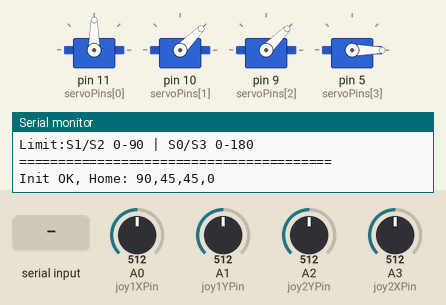
Simulated run of this sketch. Board: Arduino Uno, built with avr-gcc and run on an emulated ATmega328P. Shown: 4 × servo, the last lines printed to the serial monitor. The test bench sets the inputs (shaded band); at power-on: A1 (joy1YPin) = 512, A0 (joy1XPin) = 512, A2 (joy2YPin) = 512, A3 (joy2XPin) = 512.

Above: at 1.5 s.
1.6 s: "h 1\n" received over Serial
At 2.31 s:
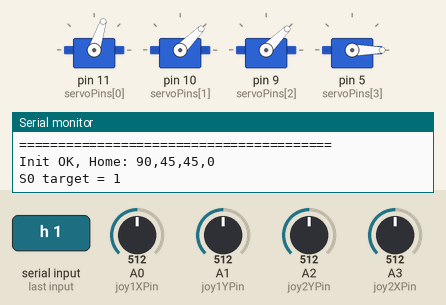
4.6 s: A1 (joy1YPin) set to 562
6.1 s: A1 (joy1YPin) set to 580
At 8.8 s:
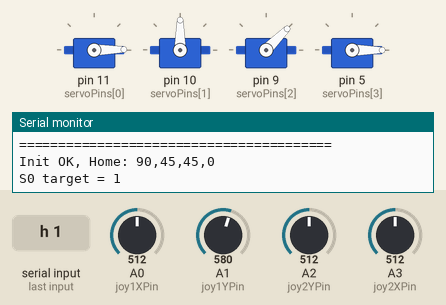
9.1 s: A0 (joy1XPin) set to 558
10.6 s: A0 (joy1XPin) set to 586
At 11.91 s:
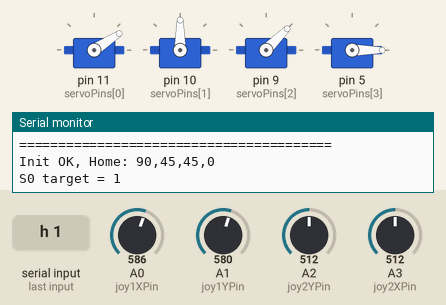
13.6 s: A2 (joy2YPin) set to 559
16.6 s: A2 (joy2YPin) set to 580
At 17.03 s:
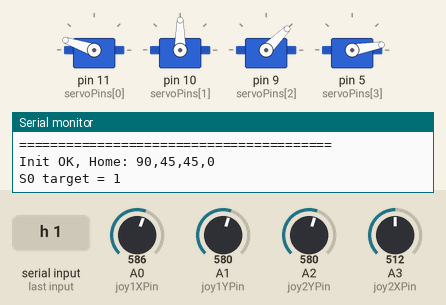
Timing chart, 0 to 22.5 s (numbered marks = the images above; inputs shaded):
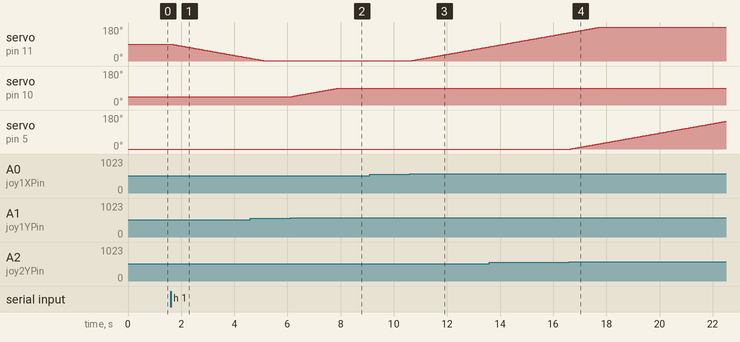

The sketch:

arm_control.ino
```cpp
/*
 * Servo Arm Control System
 * Main Controller: Arduino UNO R3
 *
 * Hardware:
 * - 2x Dual-axis Joystick Modules
 * - 4x MG995 Servo Motors
 * - No LED
 *
 * Control Methods:
 * 1. Joystick Control - Physical joysticks
 * 2. Serial Commands - Arduino IDE Serial Monitor
 * 3. Python GUI - Computer interface
 * Modify: Remove servo4, Servo3 init angle 0, S1/S2 range 0-90 init 45, no auto refresh status
 */
#include <Servo.h>

// ===================== PIN DEFINITIONS =====================
const int joy1XPin = A0;
const int joy1YPin = A1;
const int joy1BtnPin = 2;

const int joy2XPin = A3;
const int joy2YPin = A2;
const int joy2BtnPin = 4;

const int servoPins[] = {11, 10, 9, 5};
const int SERVO_COUNT = 4;

// ===================== GLOBAL ADJUST PARAMETERS =====================
const int deadZone     = 60;
const int joyStep      = 1;
const int moveDelay    = 40;
const int btnDebounce  = 80;
const int btnStep      = 3;
const int smoothStep   = 1;

const int MAX_ANGLE_NORMAL = 180;
const int MAX_ANGLE_LIMITED = 90;
const int MIN_ANGLE        = 0;

// ===================== GLOBAL VARIABLES =====================
Servo servos[SERVO_COUNT];
// S0:90, S1:45, S2:45, S3:0, removed S4
int angles[SERVO_COUNT]  = {90, 45, 45, 0};
int targets[SERVO_COUNT]= {90, 45, 45, 0};

unsigned long lastMoveTick = 0;
unsigned long lastBtn1Tick  = 0;
unsigned long lastBtn2Tick  = 0;

String serialBuffer = "";

// ===================== SETUP =====================
void setup() {
  pinMode(joy1BtnPin, INPUT_PULLUP);
  pinMode(joy2BtnPin, INPUT_PULLUP);

  for(int i = 0; i < SERVO_COUNT; i++){
    servos[i].attach(servoPins[i]);
    servos[i].write(angles[i]);
    delay(30);
  }

  Serial.begin(9600);
  while(!Serial) delay(10);

  printHelpInfo();
  Serial.print("Init OK, Home: ");
  printNumArray(angles, SERVO_COUNT);
}

// ===================== MAIN LOOP =====================
void loop() {
  unsigned long nowMs = millis();

  if(nowMs - lastMoveTick < moveDelay){
    return;
  }
  lastMoveTick = nowMs;

  handleSerialInput();
  smoothServoMove();
  handleJoysticks();
}

// ===================== SMOOTH SERVO INTERPOLATION =====================
void smoothServoMove(){
  for(int i = 0; i < SERVO_COUNT; i++){
    if(angles[i] < targets[i]){
      angles[i] += smoothStep;
      if(angles[i] > targets[i]) angles[i] = targets[i];
    }else if(angles[i] > targets[i]){
      angles[i] -= smoothStep;
      if(angles[i] < targets[i]) angles[i] = targets[i];
    }
    servos[i].write(angles[i]);
  }
}

// ===================== JOYSTICK PROCESS =====================
void handleJoysticks(){
  int j1X = analogRead(joy1XPin) - 512;
  int j1Y = analogRead(joy1YPin) - 512;
  int j2X = analogRead(joy2XPin) - 512;
  int j2Y = analogRead(joy2YPin) - 512;

  if(j1X < -deadZone) targets[0] = constrain(targets[0] - joyStep, MIN_ANGLE, MAX_ANGLE_NORMAL);
  else if(j1X > deadZone) targets[0] = constrain(targets[0] + joyStep, MIN_ANGLE, MAX_ANGLE_NORMAL);

  if(j1Y < -deadZone) targets[1] = constrain(targets[1] - joyStep, MIN_ANGLE, MAX_ANGLE_LIMITED);
  else if(j1Y > deadZone) targets[1] = constrain(targets[1] + joyStep, MIN_ANGLE, MAX_ANGLE_LIMITED);

  if(j2X < -deadZone) targets[2] = constrain(targets[2] - joyStep, MIN_ANGLE, MAX_ANGLE_LIMITED);
  else if(j2X > deadZone) targets[2] = constrain(targets[2] + joyStep, MIN_ANGLE, MAX_ANGLE_LIMITED);

  if(j2Y < -deadZone) targets[3] = constrain(targets[3] - joyStep, MIN_ANGLE, MAX_ANGLE_NORMAL);
  else if(j2Y > deadZone) targets[3] = constrain(targets[3] + joyStep, MIN_ANGLE, MAX_ANGLE_NORMAL);
}

// ===================== SERIAL DATA PROCESS =====================
void handleSerialInput(){
  while(Serial.available() > 0){
    char ch = Serial.read();
    if(ch == '\n' || ch == '\r'){
      if(serialBuffer.length() > 0){
        parseSerialCommand(serialBuffer);
        serialBuffer = "";
      }
    }else{
      if((ch >= '0' && ch <= '9') || ch == ' ' || ch == 'h' || ch == 's'){
        serialBuffer += ch;
      }
    }
  }
}

void parseSerialCommand(String cmd){
  cmd.trim();
  if(cmd.length() == 0) return;

  if(cmd == "h" || cmd == "help"){
    printHelpInfo();
    return;
  }
  if(cmd == "s" || cmd == "status"){
    Serial.print("STATUS All Servos [S0,S1,S2,S3]: ");
    printNumArray(angles, SERVO_COUNT);
    return;
  }

  int parseVals[4] = {0};
  int valCount = 0;
  int splitStart = 0;

  for(int i = 0; i <= cmd.length() && valCount < SERVO_COUNT; i++){
    if(cmd.charAt(i) == ' ' || i == cmd.length()){
      String numStr = cmd.substring(splitStart, i);
      if(numStr.toInt() >= 0){
        parseVals[valCount++] = numStr.toInt();
      }
      splitStart = i + 1;
    }
  }

  if(valCount == 4){
    for(int i = 0; i < SERVO_COUNT; i++){
      int limit;
      if(i == 1 || i == 2) limit = MAX_ANGLE_LIMITED;
      else limit = MAX_ANGLE_NORMAL;
      targets[i] = constrain(parseVals[i], MIN_ANGLE, limit);
    }
    Serial.print("Batch OK Target: ");
    printNumArray(targets, SERVO_COUNT);
    return;
  }

  if(valCount == 2){
    int servoId = parseVals[0];
    int setAng  = parseVals[1];
    if(servoId >= 0 && servoId < SERVO_COUNT){
      int limit;
      if(servoId == 1 || servoId == 2) limit = MAX_ANGLE_LIMITED;
      else limit = MAX_ANGLE_NORMAL;
      targets[servoId] = constrain(setAng, MIN_ANGLE, limit);
      Serial.print("S");
      Serial.print(servoId);
      Serial.print(" target = ");
      Serial.println(targets[servoId]);
      return;
    }
  }

  Serial.println("Err: cmd invalid, input h for help");
}

// ===================== SERIAL PRINT UTILS =====================
void printHelpInfo(){
  Serial.println("======== Servo Arm Command List ========");
  Serial.println("h        Show help");
  Serial.println("s        Print ALL 4 servos current angles");
  Serial.println("0 60     Set S0 target to 60");
  Serial.println("90 45 45 0 Batch set all targets");
  Serial.println("Limit:S1/S2 0-90 | S0/S3 0-180");
  Serial.println("========================================");
}

void printNumArray(int arr[], int len){
  for(int i = 0; i < len; i++){
    Serial.print(arr[i]);
    if(i != len - 1) Serial.print(",");
  }
  Serial.println();
}
```

Measured:
- the behaviour switches between 572 and 573 on A1 (joy1YPin) (found by bisection; images 1 and 2)
- the behaviour switches between 572 and 573 on A0 (joy1XPin) (found by bisection; images 2 and 3)
- the behaviour switches between 572 and 573 on A2 (joy2YPin) (found by bisection; images 3 and 4)
- after the input at 1.6 s, servo on pin 11 (servoPins[0]): moves from 90° to 15° over 3.0 s, starting at once
- after the input at 6.1 s, servo on pin 10 (servoPins[1]): moves from 45° to 90° over 1.8 s, starting after 0.08 s
- after the input at 9.1 s, every drawn part: stays the same
- after the input at 10.6 s, servo on pin 11 (servoPins[0]): moves from 1° to 75° over 2.9 s, starting after 0.06 s
- after the input at 16.6 s, servo on pin 5 (servoPins[3]): moves from 0° to 147° over 5.8 s, starting after 0.05 s
